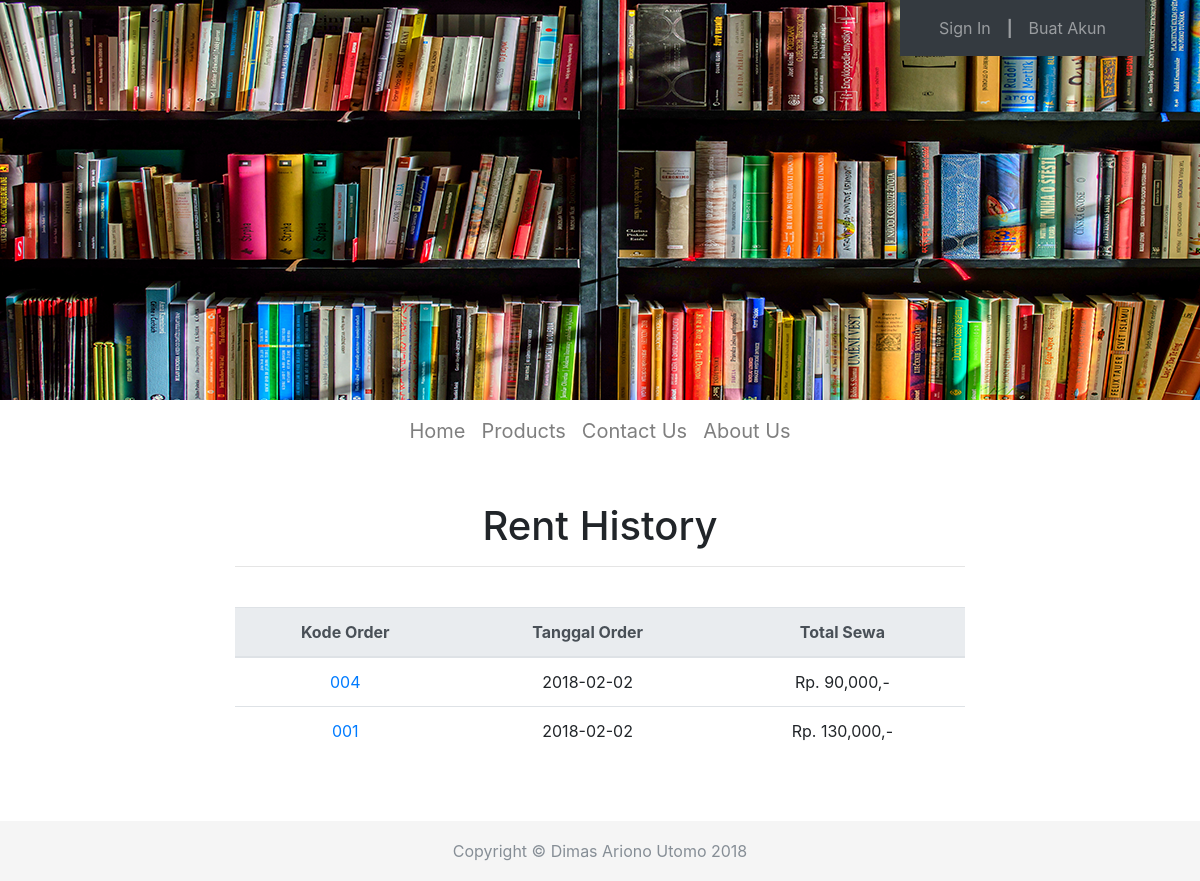
/history_display.php?uid=1, run on the app's committed database.
### tables this page shows
CREATE TABLE `history` (
  `invoiceID` int(3) UNSIGNED ZEROFILL NOT NULL,
  `tgl_pesan` date DEFAULT NULL,
  `uid` int(3) UNSIGNED ZEROFILL NOT NULL,
  `total` int(11) NOT NULL
);

### history_display.php (the view)
<?php
require_once "header.php";
include "includes/config.php";
 ?>
 <div class="container top-buffer" style="margin-bottom:50px;">
	<div class="row">
		<div class="col col-md-8 mx-auto">
		<h1 class="text-center">Rent History</h1>
			<hr />
			<table class="table top-buffer">
				<thead class="thead-light text-center">
					<tr>
						<th>Kode Order</th>
						<th>Tanggal Order</th>
						<th>Total Sewa</th>
					</tr>
				</thead>
				<tbody class="text-center">
				<?php
				$uid=$_GET['uid'];
				$result = $conn->query("SELECT * FROM history where uid='$uid' order by invoiceID desc");
				while($rows=$result->fetch(PDO::FETCH_OBJ)){
				$invoice=$rows->invoiceID;
				?>
					<tr>
						<td><a href="order_detail.php?invoice=<?php echo $invoice; ?>"><?php echo $rows->invoiceID; ?></a></td>
						<td><?php echo $rows->tgl_pesan; ?></td>
						<td>Rp. <?php echo number_format($rows->total); ?>,-</td>
					</tr>
				<?php } ?>
				</tbody>
			</table>
		</div>
	</div>
 </div>
 <?php
 require_once "footer.php";
 ?>

### css/buku.css (style rules this page uses)
.top-buffer { margin-top:40px; }

### data on the page
history: invoiceID "004", tgl_pesan "2018-02-02", total "90,000"
history: invoiceID "001", tgl_pesan "2018-02-02", total "130,000"
